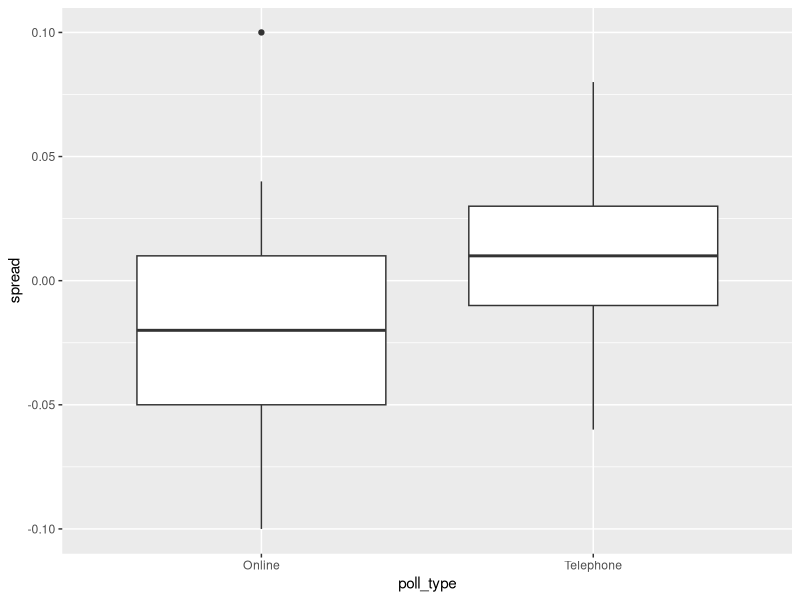
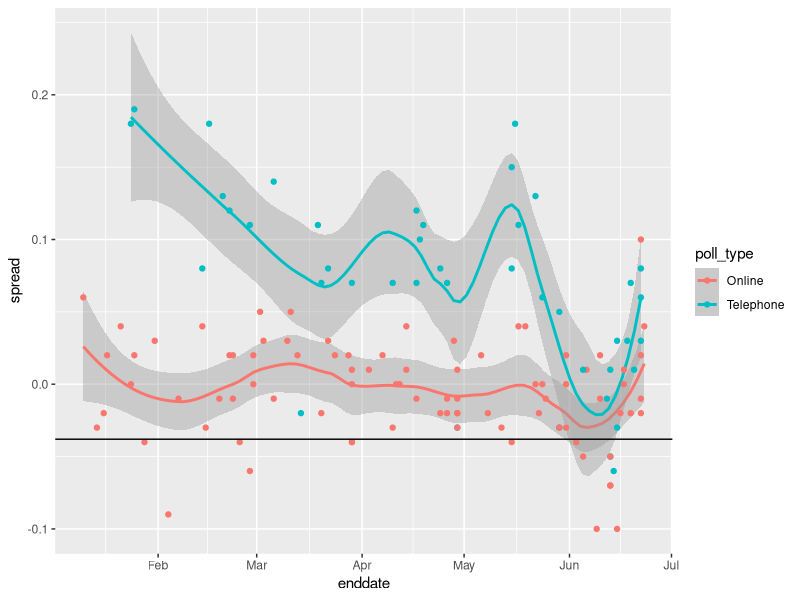
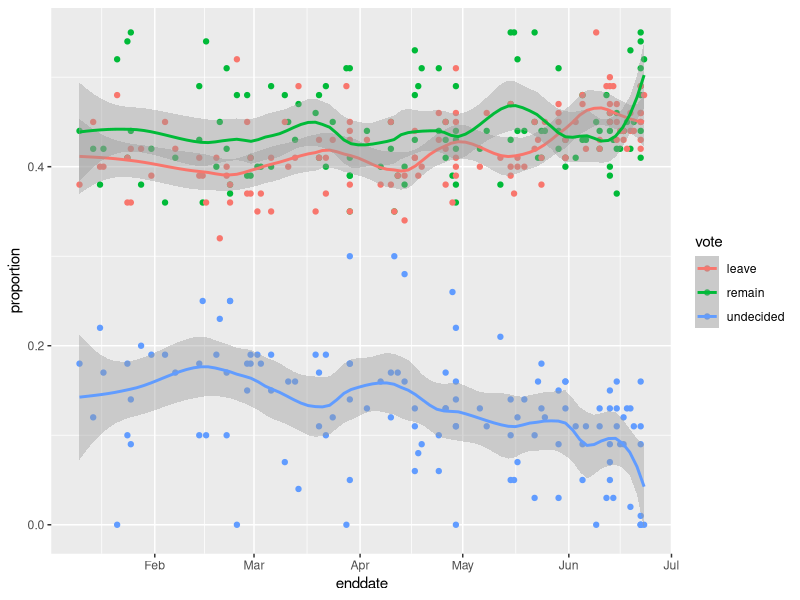

Source code (R) for these figures, in order:
# suggested libraries and options
library(tidyverse)
options(digits = 3)

# load brexit_polls object
library(dslabs)
data(brexit_polls)

p <- 0.481    # official proportion voting "Remain"
d <- 2*p-1    # official spread
N = 1500

# What is the expected total number of voters in the sample choosing "Remain"?
ev <- p*N
print(ev)

# What is the standard error of the total number of voters in the sample choosing "Remain"?
se <- sqrt(N*p*(1-p))
print(se)

# What is the expected value of X^, the proportion of "Remain" voters?
print(X_hat <- p)

# What is the standard error of X^, the proportion of "Remain" voters?
sqrt(N*p*(1-p))

#What is the expected value of d, the spread between the proportion of "Remain" voters and "Leave" voters?
print(d)

# What is the standard error of d, the spread between the proportion of "Remain" voters and "Leave" voters?
print(2*sqrt(p*(1-p)/N))

### Question 2: Actual Brexit poll estimates
#Load and inspect the brexit_polls dataset from dslabs, which contains actual polling data for the 6 months before the Brexit vote. Raw proportions of voters preferring "Remain", "Leave", and "Undecided" are available (remain, leave, undecided) The spread is also available (spread), which is the difference in the raw proportion of voters choosing "Remain" and the raw proportion choosing "Leave".

#Calculate x_hat for each poll, the estimate of the proportion of voters choosing "Remain" on the referendum day (), given the observed spread and the relationship . Use mutate() to add a variable x_hat to the brexit_polls object by filling in the skeleton code below:
brexit_polls <- brexit_polls %>%
        mutate(x_hat = (spread + 1)/2)

print(head(brexit_polls))

# What is the average of the observed spreads (spread)?
print(mean(brexit_polls$spread))

# What is the standard deviation of the observed spreads?
print(sd(brexit_polls$spread))

# What is the average of x_hat, the estimates of the parameter p?
print(mean(brexit_polls$x_hat))

# What is the standard deviation of x_hat?
print(sd(brexit_polls$x_hat))

# Question 3: Confidence interval of a Brexit poll
# Consider the first poll in brexit_polls, a YouGov poll run on the same day as the Brexit referendum:
youGov_poll <- brexit_polls[1,]
print(youGov_poll)
p <- youGov_poll$x_hat
N <- youGov_poll$samplesize
se <- sqrt(p*(1-p)/N)

# What is the lower bound of the 95% confidence interval?
lower <- p - qnorm(0.975)*se
print(lower)

# What is the upper bound of the 95% confidence interval?
upper <- p + qnorm(0.975)*se
print(upper)

# Does the 95% confidence interval predict a winner (does not cover )? Does the 95% confidence interval cover the true value of  observed during the referendum?

!between(0.5, p - qnorm(.975)*se, p + qnorm(.975)*se)    # predicts winner
between(0.481, p - qnorm(.975)*se, p + qnorm(.975)*se)    # does not cover p


### Brexit poll analysis - Part 2
# suggested libraries
library(tidyverse)

# load brexit_polls object and add x_hat column
library(dslabs)
data(brexit_polls)
brexit_polls <- brexit_polls %>%
    mutate(x_hat = (spread + 1)/2)

# final proportion voting "Remain"
p <- 0.481

# Question 4: Confidence intervals for polls in June
# How many polls are in june_polls?
june_polls <- brexit_polls %>% filter(enddate >= "2016-06-01") %>%
    mutate(se_x_hat = sqrt(x_hat*(1-x_hat)/samplesize),
    estimate_se = 2 * se_x_hat,
    lower = spread - qnorm(0.975) * estimate_se,
    upper = spread + qnorm(0.975) * estimate_se,
    hit = lower < -0.038 & upper > -0.038)
head(june_polls)

# How many polls are in june_polls?
nrow(june_polls)

# What proportion of polls have a confidence interval that covers the value 0?
mean(june_polls$lower < 0 & june_polls$upper > 0)

#What proportion of polls predict "Remain" (confidence interval entirely above 0)?
mean(june_polls$lower > 0)

#What proportion of polls have a confidence interval covering the true value of ?
mean(june_polls$hit)

# Question 5: Hit rate by pollster
#Group and summarize the june_polls object by pollster to find the proportion of hits for each pollster and the number of polls per pollster. Use arrange() to sort by hit rate.
june_polls %>% group_by(pollster) %>%
    summarize(hit_rate = mean(hit), n()) %>%
    arrange(desc(hit_rate))

### Question 6: Boxplot of Brexit polls by poll type
# Make a boxplot of the spread in june_polls by poll type.
june_polls %>% group_by(poll_type) %>%
  ggplot(aes(poll_type,spread)) +
  geom_boxplot()


### Question 7: Combined spread across poll type
combined_by_type <- june_polls %>%
        group_by(poll_type) %>%
        summarize(N = sum(samplesize),
                  spread = sum(spread*samplesize)/N,
                  p_hat = (spread + 1)/2)

# What is the lower bound of the 95% confidence interval for online voters?
combined_by_type <- june_polls %>%
    group_by(poll_type) %>%
    summarize(N = sum(samplesize),
              spread = sum(spread*samplesize)/N,
              p_hat = (spread + 1)/2,
              se_spread = 2*sqrt(p_hat*(1-p_hat)/N),
              spread_lower = spread - qnorm(.975)*se_spread,
              spread_upper = spread + qnorm(.975)*se_spread)

combined_by_type %>% filter(poll_type == "Online") %>% pull(spread_lower)

# What is the upper bound of the 95% confidence interval for online voters?
combined_by_type %>% filter(poll_type == "Online") %>% pull(spread_upper)

### Question 8: Interpreting combined spread estimates across poll type
combined_by_type

### Brexit poll analysis - Part 3
library(tidyverse)

# load brexit_polls object and add x_hat column
library(dslabs)
data(brexit_polls)
brexit_polls <- brexit_polls %>%
    mutate(x_hat = (spread + 1)/2)

# final proportion voting "Remain"
p <- 0.481

### Chi-squared p-value
# Define brexit_hit, with the following code, which computes the confidence intervals for all Brexit polls in 2016 and then calculates whether the confidence interval covers the actual value of the spread d=-0.038
brexit_hit <- brexit_polls %>%
  mutate(p_hat = (spread + 1)/2,
    se_spread = 2*sqrt(p_hat*(1-p_hat)/samplesize),
    spread_lower = spread - qnorm(.975)*se_spread,
    spread_upper = spread + qnorm(.975)*se_spread,
    hit = spread_lower < -0.038 & spread_upper > -0.038) %>%
  select(poll_type, hit)

# Use brexit_hit to make a two-by-two table of poll type and hit status. Then use the chisq.test() function to perform a chi-squared test to determine whether the difference in hit rate is significant.
brexit_chisq <- table(brexit_hit$poll_type, brexit_hit$hit)
chisq.test(brexit_chisq)

# Determine which poll type has a higher probability of producing a confidence interval that covers the correct value of the spread. Also determine whether this difference is statistically significant at a p-value cutoff of 0.05. Which of the following is true?
hit_rate <- brexit_hit %>%
    group_by(poll_type) %>%
    summarize(avg = mean(hit))
hit_rate

## Question 10: Odds ratio of online and telephone poll hit rate
chisq_df <- as.data.frame(brexit_chisq)

online_true <- chisq_df$Freq[chisq_df$Var1 == "Online" & chisq_df$Var2 == "TRUE"]
online_false <- chisq_df$Freq[chisq_df$Var1 == "Online" & chisq_df$Var2 == "FALSE"]

online_odds <- online_true/online_false
online_odds

# Calculate the odds that a telephone poll generates a confidence interval that covers the actual value of the spread.
phone_true <- chisq_df$Freq[chisq_df$Var1 == "Telephone" & chisq_df$Var2 == "TRUE"]
phone_false <- chisq_df$Freq[chisq_df$Var1 == "Telephone" & chisq_df$Var2 == "FALSE"]

phone_odds <- phone_true/phone_false
phone_odds

# Calculate the odds ratio to determine how many times larger the odds are for online polls to hit versus telephone polls.
online_odds/phone_odds

# Question 11: Plotting spread over time
brexit_polls %>%
    ggplot(aes(enddate, spread, color = poll_type)) +
    geom_smooth(method = "loess", span = 0.4) +
    geom_point() +
    geom_hline(aes(yintercept = -.038))

### Question 12: Plotting raw percentages over time
brexit_long <- brexit_polls %>%
    gather(vote, proportion, "remain":"undecided") %>%
    mutate(vote = factor(vote))

brexit_long %>%
  ggplot(aes(enddate, proportion, col=vote)) +
  geom_point() +
  geom_smooth(method = "loess", span=0.3)
